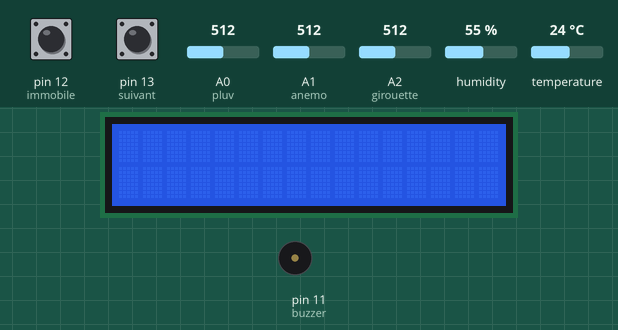
Simulated run of this sketch. Board: Arduino Uno, built with avr-gcc and run on an emulated ATmega328P. Parts: 16×2 character LCD, buzzer (waves = sounding, pin HIGH). The inputs (shaded band) are chosen by the test bench; at power-on: A2 (girouette) = 512, A1 (anemo) = 512, pin 12 (immobile) HIGH, pin 13 (suivant) HIGH, A0 (pluv) = 512, humidity 55 %, temperature 24 °C.

Above: at 5.1 s.
5.2 s: A2 (girouette) set to 350
16.1 s: A2 (girouette) set to 306
30.1 s: A2 (girouette) set to 170
41.2 s: A1 (anemo) set to 674
48.8 s: A1 (anemo) set to 698
At 55.5 s:
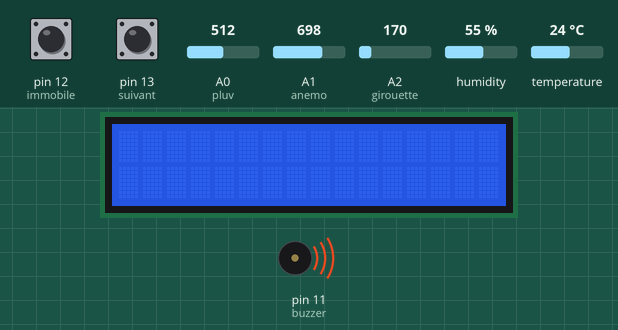
58.8 s: A2 (girouette) set to 30
Timing chart, 0 to 61.8 s (numbered marks = the images above; inputs shaded):
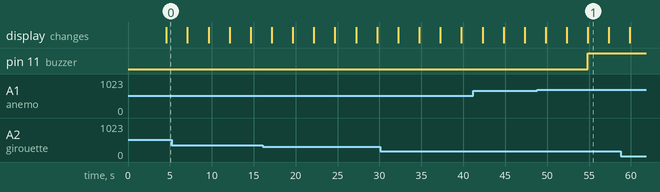

Measured:
- the behaviour switches between 682 and 683 on A1 (anemo) (found by bisection; images 0 and 1)
- after the input at 48.8 s, pin 11 (buzzer): LOW → HIGH after 6.1 s
- what the display in image 1 shows lasts 2.5 s, from 54.9 s to 57.4 s

The sketch:

CodeStationMeteo.ino
```cpp
#include <DHT.h>
#include <LiquidCrystal.h>

DHT dht(10, DHT11);
const int res=4, en=5, d4=6, d5=7, d6=8, d7=9;
LiquidCrystal lcd(res, en, d4, d5, d6, d7);
#define pluv A0
//#define pluv 2      //Si on avait un vrai pluviomètre
#define anemo A1
//#define anemo 3     //Si on avait un vrai anémomètre
#define girouette A2
#define buzzer 11
#define suivant 13
#define immobile 12

/* Pour le vrai anémomètre et pluviomètre :

int nbTourAnemo,nbPluv;   //compte le nombre de tour de l'anémomètre et de bascule du pluviomètre
int tempsMesure=0;        //Permet de faire une mesure de l'anémomètre et du pluvimètre sur 5 secondes
const float Pi=3.14159;
const float RBras;        //Rayon des bras de l'anémomètre
const float valBascule=0.2794;  //combien de mm de pluie sont tombés avec une bascule

*/

int etat;   //détermine quelle information afficher sur l'écran
int t,h;                  //Variables qui prennent la valeur de la température et de l'humidité
int temps1,temps2;          //Pour déterminer le nombre de seconde passé entre deux actions
float pluie,vent,degvent;
boolean verif;              //Permet de vérifier si le bouton de maintient a été appuyé ou non

void setup() {
  Serial.begin(9600);
  dht.begin();
  lcd.begin(16, 2);
  pinMode(pluv,INPUT);
  pinMode(anemo,INPUT);
  pinMode(girouette, INPUT);
  pinMode(buzzer, OUTPUT);
  pinMode(suivant, INPUT_PULLUP);   //Pour éviter l'effet rebond
  pinMode(immobile, INPUT_PULLUP);
  //attachInterrupt(digitalPinToInterrupt(pluv),incrementePluv, FALLING);
  //attachInterrupt(digitalPinToInterrupt(anemo),incrementeAnemo, FALLING);
  //nbTourAnemo=0;
  //nbPluv=0;

  delay(2000);
  //
  etat=1;
  verif=true;
}

void loop() {
  lcd.clear();
  temps1=millis();
  verifieBout();  //Méthode qui nous permet de vérifier si on a fait un appuie sur un bouton et de simuler un delay de 2500 ms
  /*
    //Méthode qui fait le calcul de la vitesse du vent et la hauteur des précipitations sur 5 secondes (Vrai anémomètre et pluviomètre)
    if(temps1-tempsMesure>=5000){
      tempsMesure=millis();
      pluie=nbPluv*valBascule;
      vent=(2*Pi*RBras*nbTourAnemo*3.6)/5;
      nbPluv=0;
      nbTourAnemo=0;
    }
  */
  agir();         //Appel de la méthode qui affiche les informations sur l'écran
  if(verif)       //Si le bouton de maintient n'est pas appuyé, alors on change les informations sur l'écran
    if(etat==3)
      etat=1;
    else
      etat+=1;

  temps2=0;
}

void agir(){
  switch(etat){ //Selon la variable etat, on affiche différentes informations sur l'écran
    case 1 :{
        h= dht.readHumidity();
        t= dht.readTemperature();
        lcd.setCursor(0,0);
        lcd.print("Temp : "+String(t)+"C");
        lcd.setCursor(0,1);
        lcd.print("Humi : "+String(h)+"%");
        break;
    }
    case 2 :{
        float hi = dht.computeHeatIndex(t, h, false);  //détermine en Fahrenheit la température ressentie
        lcd.setCursor(0,0);
        lcd.print("Temp r: "+String(hi)+"C");
        lcd.setCursor(0,1);
        pluie=analogRead(pluv);
        pluie=(pluie*5)/1023;     //détermine la hauteur des précipitations (simulation avec des variables allant de 0 à 5mm)
        lcd.print("Pluie : "+String(pluie)+"mm");
        break;
    }
    case 3 :{
        lcd.setCursor(0,0);
        vent=analogRead(anemo);
        vent=(vent*120)/1024;   //détermine la vitesse du vent (simulation avec des variables allant de 0 à 120km/h)
        degvent=analogRead(girouette);
        degvent=(degvent*360)/1023;   //détermine la direction de la girouette (simulation sur une plage allant de 0 à 360)
        lcd.print("V vent:"+String(vent)+"km/h");
        if(vent >= 80)                //Si la vitesse du vent dépasse les 80km/h on émet un son avec le buzzer
          digitalWrite(buzzer,HIGH);
        else
          digitalWrite(buzzer,LOW);
        lcd.setCursor(0,1);
        lcd.print("Dir vent :"+getDirectionVent(degvent));  //on fait appel à une fonction qui détermine la direction du vent avec la valeur mesurée

        break;
    }
  }
}

void verifieBout(){
  while(temps2<2500){       //La méthode s'arrête lorsque 2.5 secondes sont passées
    temps2=millis()-temps1; //Calcul du temps passé
    if(digitalRead(suivant)==LOW){    //Clic sur le bouton suivant
        temps2=2500;                  //Permet de nous sortir directement de la boucle et de changer d'état
        if(!verif)                    //Change l'état ici si le bouton maintient est appuyé (aucun changement d'état n'est fait en dehors)
          if(etat==3)
            etat=1;
          else
            etat+=1;
        while(digitalRead(suivant)==LOW)  //On s'assure que le bouton soit bien relaché
          delay(50);
    }

    if(digitalRead(immobile)==LOW){ //clic sur le bouton maintient
      verif=!verif;                 //on change la variable qui vérifie si le bouton a été appuyé ou non
      while(digitalRead(immobile)==LOW)   //On s'assure que le bouton soit bien relaché
          delay(50);
    }
  }
}

String getDirectionVent(float degres){    //Méthode qui renvoi un String de notre direction (simulation)
  String dirVent;
  if ((degres>=0 && degres<22.5) || degres==360) dirVent="N";
  else if(degres>=22.5 && degres<45) dirVent="NNE";
  else if(degres>=45 && degres<67.5) dirVent="NE";
  else if(degres>=67.5 && degres<90) dirVent="ENE";
  else if(degres>=90 && degres<112.5) dirVent="E";
  else if(degres>=112.5 && degres<135) dirVent="ESE";
  else if(degres>=135 && degres<157.5) dirVent="SE";
  else if(degres>=157.5 && degres<180) dirVent="SSE";
  else if(degres>=180 && degres<202.5) dirVent="S";
  else if(degres>=202.5 && degres<225) dirVent="SSO";
  else if(degres>=255 && degres<247.5) dirVent="SO";
  else if(degres>=247.5 && degres<270) dirVent="OSO";
  else if(degres>=270 && degres<292.5) dirVent="O";
  else if(degres>=292.5 && degres<315) dirVent="ONO";
  else if(degres>=315 && degres<337.5) dirVent="NO";
  else if(degres>=337.5 && degres<360) dirVent="NNO";
  else dirVent="?";
  return dirVent;
}


/* //Méthodes qui incrémente le nombre de rotation et de bascules (pour le vrai anémomètre et pluviomètre)
 void incrementePluv(){
  nbPluv+=1;
 }
 void incrementeAnemo(){
  nbAnemo+=1;
 }
 */
```
